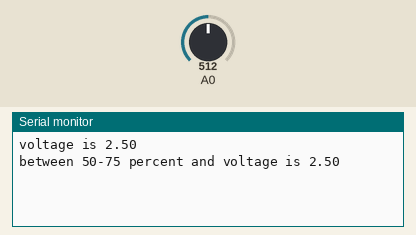
Bench run of a sketch on a simulated Arduino Uno, built with avr-gcc and run on an emulated ATmega328P. Parts: the last lines printed to the serial monitor. The inputs (shaded band) are chosen by the test bench; at power-on: A0 = 512.

Above: at 2.3 s.
2.4 s: A0 set to 716
At 3.8 s:
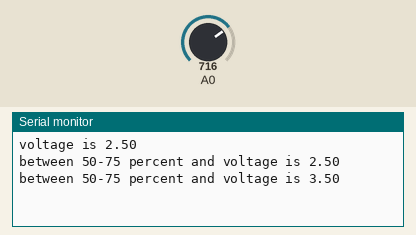
4.5 s: A0 set to 900
At 5.0 s:
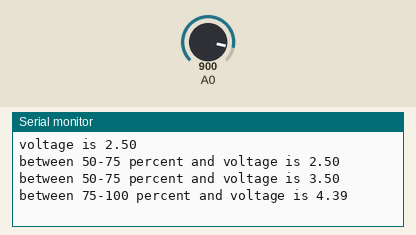
Timing chart, 0 to 7.5 s (numbered marks = the images above; inputs shaded):
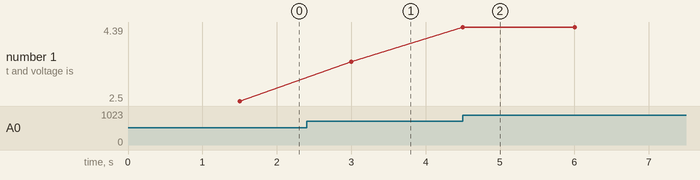

The sketch:

LDR.ino
```cpp
float val=0;
float ldr=0;
float voltage;
void setup() {
  // put your setup code here, to run once:
Serial.begin(9600);
}
void loop() {
  // put your main code here, to run repeatedly:
val=analogRead(A0);
//Serial.println(val);
voltage = ((val*5)/1024);
Serial.print("voltage is ");
Serial.println(voltage);
delay(1500);
if(val>= 0 && voltage<= 1)
Serial.print("between 0-25 percent and ");
else if(voltage>1 && voltage<=2)
Serial.print("between 25-50 percent and ");
else if(voltage>2&& voltage<=3)
Serial.print("between 50-75 percent and ");
else if(voltage>3&& voltage<=4)
Serial.print("between 75-100 percent and ");
else if(voltage>4&& voltage<=5)
Serial.print("between 75-100 percent and ");
}
```

Measured:
- after the input at 2.4 s, the serial monitor: prints a new line after 0.60 s (image 1)
- after the input at 4.5 s, the serial monitor: prints a new line at once (image 2)
- plotted number 1: 2.5 → 3.5 after the input at 2.4 s, 3.5 → 4.39 after the input at 4.5 s
